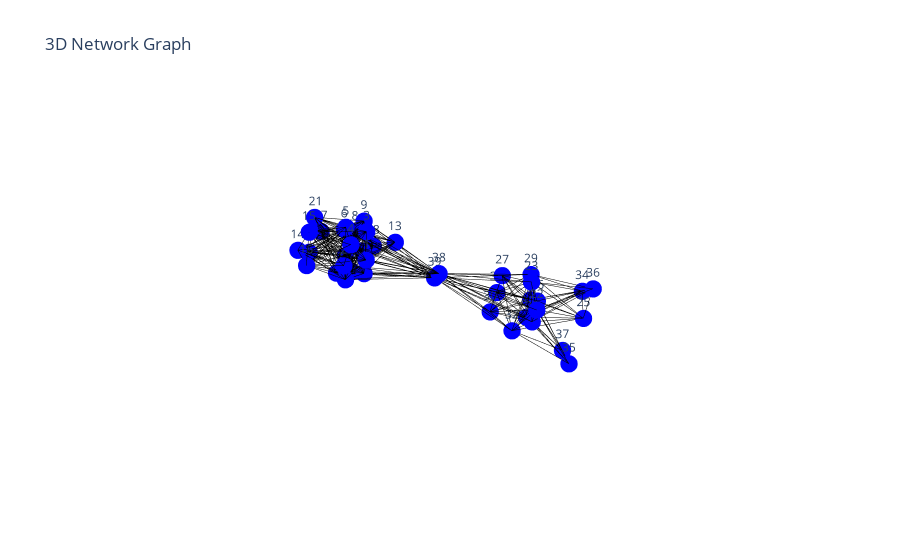

Here is the notebook cell this chart was saved with:
### Code cell
plot_3d_networkx_graph(G)

### Figure 1 — Plotly figure (JSON) as saved in the notebook; plotly's stock layout.template omitted (floating-point values rounded to 4 significant figures; data arrays with more than 128 entries replaced by an {"elided": "..."} marker saying what was removed)
{"data": [{"hoverinfo": "none", "line": {"color": "black", "width": 1}, "mode": "lines", "type": "scatter3d", "x": {"elided": "1080 float values"}, "y": {"elided": "1080 float values"}, "z": {"elided": "1080 float values"}}, {"hoverinfo": "text", "marker": {"color": "blue", "size": 6, "symbol": "circle"}, "mode": "markers+text", "text": ["0", "1", "2", "3", "4", "5", "6", "7", "8", "9", "10", "11", "12", "13", "14", "15", "16", "17", "18", "19", "20", "21", "22", "23", "24", "25", "26", "27", "28", "29", "30", "31", "32", "33", "34", "35", "36", "37", "38", "39"], "textposition": "top center", "type": "scatter3d", "x": [0.4101, 0.4331, 0.575, 0.3457, 0.5016, 0.44, 0.3837, 0.6088, 0.2682, 0.2602, 0.3762, 0.5411, 0.3228, 0.1438, 0.7475, 0.6994, 0.7919, 0.4421, 0.1563, 0.5604, 0.4082, 0.5279, -0.4685, -0.531, -0.6963, -0.7755, -0.6127, -0.5356, -0.4769, -0.6836, -0.3553, -0.5822, -0.367, -0.5631, -1, -0.5836, -0.8726, -0.7623, -0.03923, -0.03888], "y": [-0.4494, -0.199, -0.2675, -0.2826, -0.2581, -0.3921, -0.5134, -0.6876, -0.5577, -0.4294, -0.5682, -0.4516, -0.4034, -0.2277, -0.5582, -0.431, -0.3775, -0.7613, -0.5006, -0.3012, -0.2872, -0.6544, 0.674, 0.5551, 0.4624, 0.9157, 0.5786, 0.2679, 0.6415, 0.4433, 0.3113, 0.5153, 0.5362, 0.2043, 0.7534, 0.9644, 0.8978, 0.7975, 0.04567, -0.005216], "z": [0.01112, 0.2326, 0.2189, 0.3933, 0.3608, 0.4231, 0.3388, 0.1662, 0.2592, 0.3939, 0.08985, 0.0574, 0.1768, 0.2503, 0.2945, 0.4671, 0.2684, 0.2526, 0.1138, 0.07817, 0.06756, 0.4388, -0.2266, -0.05508, -0.3591, -0.3453, -0.2667, -0.1315, -0.3668, -0.109, -0.3818, -0.4507, -0.4559, -0.347, -0.277, -0.6737, -0.1179, -0.7547, 0.01387, -0.04827]}], "layout": {"scene": {"xaxis": {"showbackground": false, "visible": false}, "yaxis": {"showbackground": false, "visible": false}, "zaxis": {"showbackground": false, "visible": false}}, "showlegend": false, "title": {"text": "3D Network Graph"}}}
